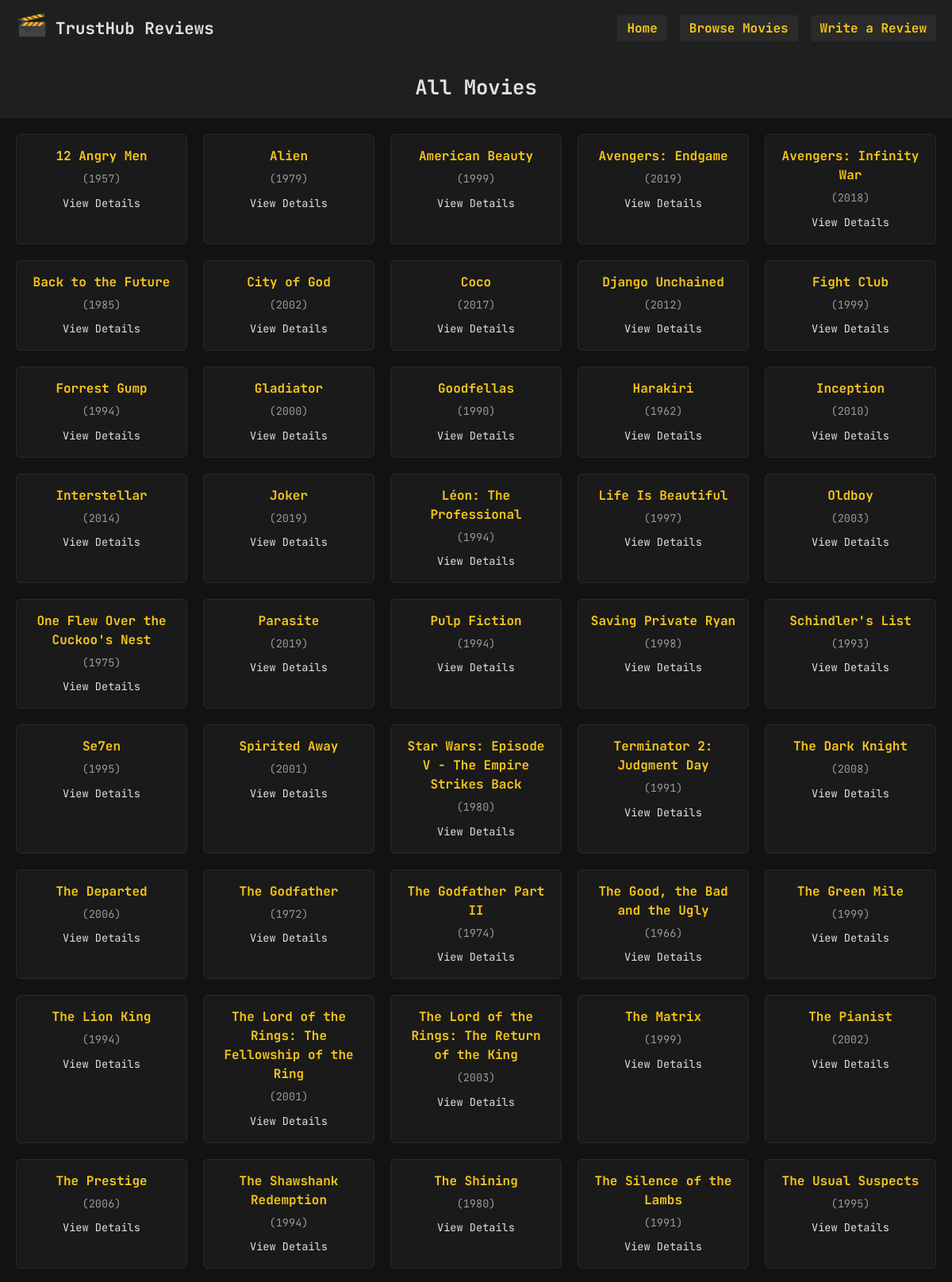
The app's page /movies.php (upper part) with its own data.
### tables this page shows
CREATE TABLE IF NOT EXISTS movies (
  id INT AUTO_INCREMENT PRIMARY KEY,
  title VARCHAR(255) NOT NULL,
  year YEAR,
  genre VARCHAR(50)
);

### movies.php (the view, shortened to what this page needs)
<?php
require 'database_connect.php';
$res = $conn->query("SELECT id, title, year FROM movies ORDER BY title");
?>
<!DOCTYPE html>
<html lang="en">
<head>
  <link rel="stylesheet" href="styles/global.css">
  <link rel="stylesheet" href="styles/movies.css">
</head>
<body>
  <nav class="navbar">
    <div class="logo">
      <a href="index.php"><img src="images/logo.jpg" alt="TrustHub Logo"></a>
      <a href="index.php"><h1>TrustHub Reviews</h1></a>
    </div>
    <div class="nav-items">
      <ul>
        <li><a href="index.php">Home</a></li>
        <li><a class="active" href="movies.php">Browse Movies</a></li>
        <li><a href="submit_review.php">Write a Review</a></li>
      </ul>
    </div>
  </nav>
  <header class="page-header">
    <h2>All Movies</h2>
  </header>
  <main class="content">
    <section class="movie-section">
      <div class="movie-grid">
        <?php while ($m = $res->fetch_assoc()): ?>
          <div class="movie-card">
            <h3><?php echo htmlspecialchars($m['title']); ?></h3>
            <p class="year">(<?php echo $m['year']; ?>)</p>
            <a href="movie.php?id=<?php echo $m['id']; ?>" class="details-link">
              View Details
            </a>
          </div>
        <?php endwhile; ?>
      </div>
    </section>
  </main>
</body>
</html>

### styles/global.css (style rules this page uses)
* { box-sizing: border-box; margin: 0; padding: 0; }
body { font-family: "JetBrains Mono", monospace; background: #121212; color: #e0e0e0; line-height: 1.5; }
a { color: #f5c518; text-decoration: none; }
.navbar { background: #1f1f1f; display: flex; justify-content: space-between; align-items: center; padding: 12px 20px; flex-wrap: wrap; }
.navbar .logo { display: flex; align-items: center; }
.navbar .logo img { height: 40px; }
.navbar .logo h1 { margin-left: 10px; color: #e0e0e0; font-size: 1.3rem; }
.navbar .nav-items ul { list-style: none; display: flex; }
.navbar .nav-items li { margin-left: 16px; }
.navbar .nav-items a { padding: 6px 12px; border-radius: 4px; background: #2a2a2a; font-weight: bold; }
.page-header { background: #1f1f1f; text-align: center; padding: 20px 0; margin-bottom: 20px; }
.page-header h2 { color: #e0e0e0; font-size: 1.6rem; }
.content { max-width: 1200px; margin: 0 auto; padding: 0 20px; }

### styles/movies.css (style rules this page uses)
.movie-section { margin-bottom: 40px; }
.movie-grid { display: grid; grid-template-columns: repeat(auto-fill, minmax(180px, 1fr)); gap: 20px; }
.movie-card { background: #1a1a1a; border: 1px solid #2a2a2a; border-radius: 6px; padding: 15px; text-align: center; }
.movie-card h3 { color: #f5c518; font-size: 1rem; margin-bottom: 6px; }
.movie-card .year { color: #999; font-size: 0.85rem; margin-bottom: 8px; }
.movie-card .details-link { color: #e0e0e0; font-size: 0.85rem; }

### records on screen
movies: title "12 Angry Men", year "1957"
movies: title "Alien", year "1979"
movies: title "American Beauty", year "1999"
movies: title "Avengers: Endgame", year "2019"
movies: title "Avengers: Infinity War", year "2018"
movies: title "Back to the Future", year "1985"
movies: title "City of God", year "2002"
movies: title "Coco", year "2017"
movies: title "Django Unchained", year "2012"
movies: title "Fight Club", year "1999"
movies: title "Forrest Gump", year "1994"
movies: title "Gladiator", year "2000"
movies: title "Goodfellas", year "1990"
movies: title "Harakiri", year "1962"
movies: title "Inception", year "2010"
movies: title "Interstellar", year "2014"
movies: title "Joker", year "2019"
movies: title "Léon: The Professional", year "1994"
movies: title "Life Is Beautiful", year "1997"
movies: title "Oldboy", year "2003"
movies: title "One Flew Over the Cuckoo's Nest", year "1975"
movies: title "Parasite", year "2019"
movies: title "Pulp Fiction", year "1994"
movies: title "Saving Private Ryan", year "1998"
movies: title "Schindler's List", year "1993"
movies: title "Se7en", year "1995"
movies: title "Spirited Away", year "2001"
movies: title "Star Wars: Episode V - The Empire Strikes Back", year "1980"
movies: title "Terminator 2: Judgment Day", year "1991"
movies: title "The Dark Knight", year "2008"
movies: title "The Departed", year "2006"
movies: title "The Godfather", year "1972"
movies: title "The Godfather Part II", year "1974"
movies: title "The Good, the Bad and the Ugly", year "1966"
movies: title "The Green Mile", year "1999"
movies: title "The Lion King", year "1994"
movies: title "The Lord of the Rings: The Fellowship of the Ring", year "2001"
movies: title "The Lord of the Rings: The Return of the King", year "2003"
movies: title "The Matrix", year "1999"
movies: title "The Pianist", year "2002"
movies: title "The Prestige", year "2006"
movies: title "The Shawshank Redemption", year "1994"
movies: title "The Shining", year "1980"
movies: title "The Silence of the Lambs", year "1991"
movies: title "The Usual Suspects", year "1995"
